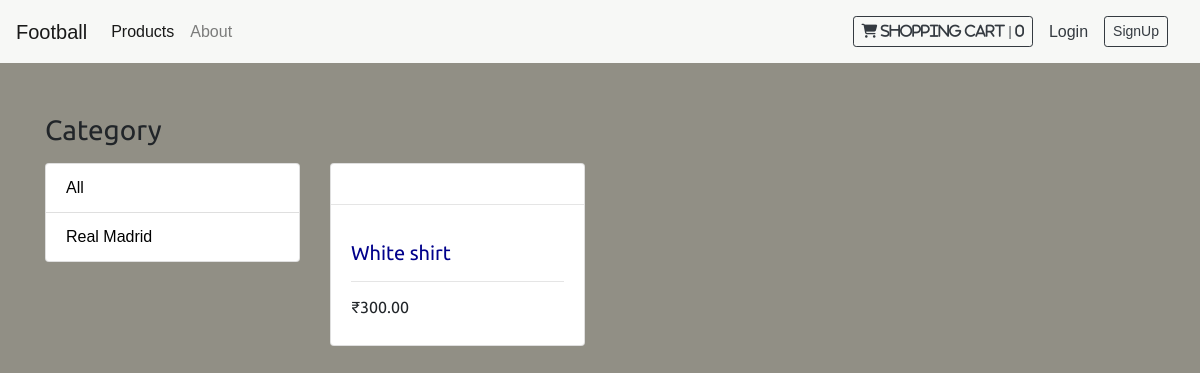
The app's page /products, older data.
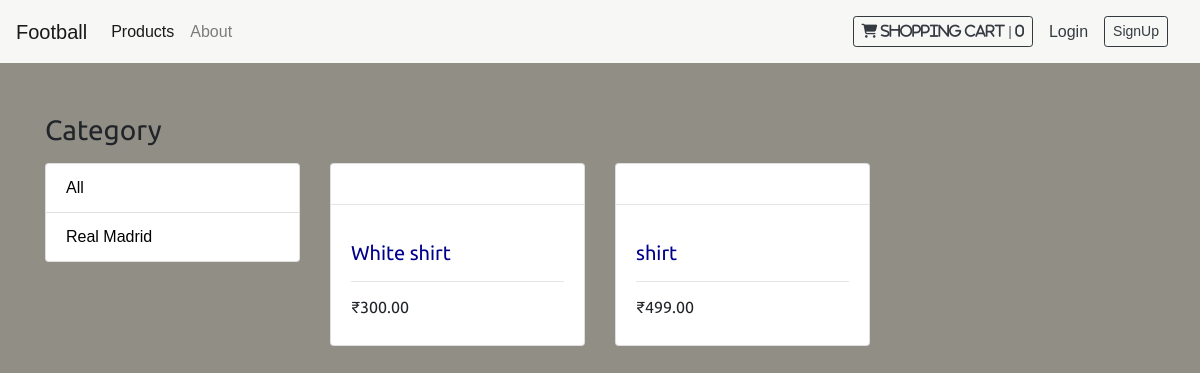
The same page, newer data.
### shop/models.py (models this page shows, shortened)
class Category(models.Model):
    name = models.CharField(max_length=200, db_index=True)
    slug = models.SlugField(max_length=200, unique=True)
    catimage = models.ImageField(upload_to='category/%Y/%m/%d', blank=True)
    class Meta:
        ordering = ('name',)
        verbose_name = 'category'
        verbose_name_plural = 'categories'
    def get_absolute_url(self):
        return reverse('shop:product_list_by_category', args=[self.slug])

class Product(models.Model):
    category = models.ForeignKey(Category, related_name='products', on_delete=models.CASCADE)
    name = models.CharField(max_length=200, db_index=True)
    slug = models.SlugField(max_length=200, db_index=True)
    image = models.ImageField(upload_to='products/%Y/%m/%d', blank=True)
    description = models.TextField(blank=True)
    price = models.DecimalField(max_digits=10, decimal_places=2)
    available = models.BooleanField(default=True)
    created = models.DateTimeField(auto_now_add=True)
    updated = models.DateTimeField(auto_now=True)
    class Meta:
        ordering = ('name',)
        index_together = (('id', 'slug'),)
    def get_absolute_url(self):
        return reverse('shop:product_detail', args=[self.id, self.slug])

### shop/views.py (the view, shortened to what this page needs)
# urls.py: path('products', product_list.as_view(), name='product_list'),
class product_list(ListView):
    model = Product
    context_object_name = 'products'
    template_name = 'shop/product/list.html'
    def get(self, request, slug=None):
        products = Product.objects.all()
        if slug:
            cat = Category.objects.get(slug=slug)
            products = Product.objects.filter(category=cat)
            return render(request, 'shop/product/list.html', context={'products':products, 'categories':Category.objects.all()})
        categories = Category.objects.all()
        context = {'products':products, 'categories':categories}
        return render(request, 'shop/product/list.html', context)

### cart/cart.py (called while the page is built)
    def __len__(self):
        return sum(item['quantity'] for item in self.cart.values())

### cart/context_processors.py (called while the page is built)
def cart(request):
    return {'cart': Cart(request)}

### shop/templates/shop/product/list.html
{% extends "shop/base.html" %}
{% block content %}
<div class="container">
    <br>
    <h3 class="mt-4 mb-3">Category</h3>
    <div class="row">
      <div class="col-lg-3 mb-4">
        <div class="list-group">
          <a href="{% url "shop:product_list" %}" class="list-group-item" style="color: black;">All</a>
          {% for cat in categories %}
            <a href="{{ cat.get_absolute_url }}" class="list-group-item" style="color: black;">{{cat.name}}</a>
          {% endfor %}
        </div>
      </div>
      <div class="col-lg-9 mb-4">
            <div class="row">
                {% for product in products %}
                <div class="col-lg-4 col-sm-6 portfolio-item">
                    <div class="card h-100">
                      {% if product.image %}
                        <a href="{{ product.get_absolute_url }}"><img class="card-img-top" src="{{ product.image.url }}" alt="" width="100%" height="auto"></a>
                      {% else %}
                        <a href="{{ product.get_absolute_url }}"><img class="card-img-top" src="http://placehold.it/700x400" alt="" width="100%" height="auto"></a>
                      {% endif %}</a>
                      <hr>
                      <div class="card-body">
                        <h5 class="card-title">
                          <a href="{{ product.get_absolute_url }}" style="color: darkblue;">{{product.name}}</a>
                        </h5>
                        <hr>
                        <h6>₹{{product.price}}</h6>
                      </div>
                    </div>
                </div>
                {% endfor %}
            </div>
      </div>
    </div>
  </div>
{% endblock content %}

Row changes from the older to the newer data that the page shows:
added Product: name "shirt", price "499.00"
